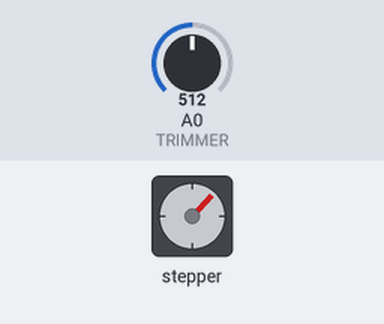
The sketch below on a simulated Arduino Uno, built with avr-gcc and run on an emulated ATmega328P. Shown: stepper motor. Wiring (inferred from the names in the program): stepper motor (2048 steps per turn assumed): coils pin 8, pin 9, pin 10, pin 11. The inputs (shaded band) are chosen by the test bench; at power-on: A0 (TRIMMER) = 512. What the sketch prints to the serial monitor is not drawn.

Above: at 1.2 s.
1.3 s: A0 (TRIMMER) set to 716
At 1.65 s:
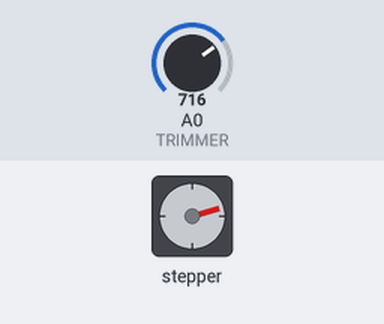
4.3 s: A0 (TRIMMER) set to 900
At 6.6 s:
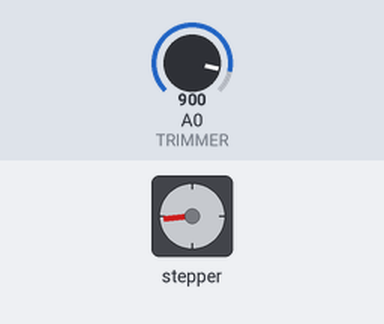
6.9 s: A0 (TRIMMER) set to 1023
At 9.0 s:
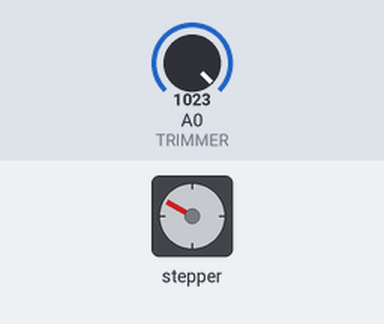
Timing chart, 0 to 10.5 s (numbered marks = the images above; inputs shaded):
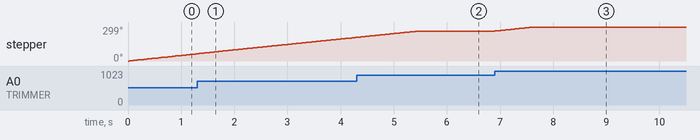

The sketch:

servo_stepper_28BYJ48.ino
```cpp
/*
 * Programma per la movimentazione di un motore stepper
 * 28BYJ-48 con half-steps per inseguire un valore analogico
 * prodotto da un trimmer potenzionmetrico connesso sul A0
 *
 * Visualizza l'esperienza di laboratorio completa:
 * https://youtu.be/mGzMQISTGJk
 *
 */

#define FASE_A_P   8
#define FASE_B_P   9
#define FASE_A_N  10
#define FASE_B_N  11

#define TRIMMER   A0

#define RANGE_MOVIMENTO 300

// 360 gradi corrispondono a 4096 half-step
// quindi 300 gradi  300:x = 360:4096 per cui
// x = 4096*300/360 = 3400


int  step_motore;
int  posizione_effettiva;
int  posizione_desiderata;

void setup() {

  Serial.begin( 115200 );

  pinMode( FASE_A_P, OUTPUT );
  pinMode( FASE_B_P, OUTPUT );
  pinMode( FASE_A_N, OUTPUT );
  pinMode( FASE_B_N, OUTPUT );

  /* pinMode( TRIMMER, INPUT ); */

  digitalWrite( FASE_A_P, LOW );
  digitalWrite( FASE_B_P, LOW );
  digitalWrite( FASE_A_N, LOW );
  digitalWrite( FASE_B_N, LOW );

  step_motore = 1;
  posizione_effettiva = 0;
}

void loop() {

  posizione_desiderata = map( analogRead( TRIMMER ), 0, 1023, 0, 3413 );

  Serial.print( "0, 3413, " );
  Serial.print( posizione_effettiva );
  Serial.print( ", " );
  Serial.println( posizione_desiderata );

  // muovo i passi
  if (posizione_desiderata > posizione_effettiva) {
    posizione_effettiva ++;

    step_motore ++;
    if (step_motore > 8) { step_motore = 1; }
  }

  if (posizione_desiderata < posizione_effettiva) {
    posizione_effettiva --;

    step_motore --;
    if (step_motore < 1) { step_motore = 8; }
  }

  delayMicroseconds(1000);


  // comando le uscite
  switch( step_motore ) {
    case 1 : // piloto la fase A in positivo
      digitalWrite( FASE_A_P, HIGH );
      digitalWrite( FASE_B_P, LOW );
      digitalWrite( FASE_A_N, LOW );
      digitalWrite( FASE_B_N, LOW );
      break;
    case 2 : // piloto la fase A in positivo e B in positivo
      digitalWrite( FASE_A_P, HIGH );
      digitalWrite( FASE_B_P, HIGH );
      digitalWrite( FASE_A_N, LOW );
      digitalWrite( FASE_B_N, LOW );
      break;
    case 3 : // piloto la fase B in positivo
      digitalWrite( FASE_A_P, LOW );
      digitalWrite( FASE_B_P, HIGH );
      digitalWrite( FASE_A_N, LOW );
      digitalWrite( FASE_B_N, LOW );
      break;
    case 4 : // piloto la fase B in positivo e A in negativo
      digitalWrite( FASE_A_P, LOW );
      digitalWrite( FASE_B_P, HIGH );
      digitalWrite( FASE_A_N, HIGH );
      digitalWrite( FASE_B_N, LOW );
      break;
    case 5 : // piloto la fase A in negativo
      digitalWrite( FASE_A_P, LOW );
      digitalWrite( FASE_B_P, LOW );
      digitalWrite( FASE_A_N, HIGH );
      digitalWrite( FASE_B_N, LOW );
      break;
    case 6 : // piloto la fase A in negativo e B in negativo
      digitalWrite( FASE_A_P, LOW );
      digitalWrite( FASE_B_P, LOW );
      digitalWrite( FASE_A_N, HIGH );
      digitalWrite( FASE_B_N, HIGH );
      break;
    case 7 : // piloto la fase B in negativo
      digitalWrite( FASE_A_P, LOW );
      digitalWrite( FASE_B_P, LOW );
      digitalWrite( FASE_A_N, LOW );
      digitalWrite( FASE_B_N, HIGH );
      break;
    case 8 : // piloto la fase B in negativo e A in positivo
      digitalWrite( FASE_A_P, HIGH );
      digitalWrite( FASE_B_P, LOW );
      digitalWrite( FASE_A_N, LOW );
      digitalWrite( FASE_B_N, HIGH );
      break;
    default :
      step_motore = 1;
      break;
  }
}
```

Measured:
- after the input at 6.9 s, stepper: turns 36° clockwise in 0.73 s, starting at once
